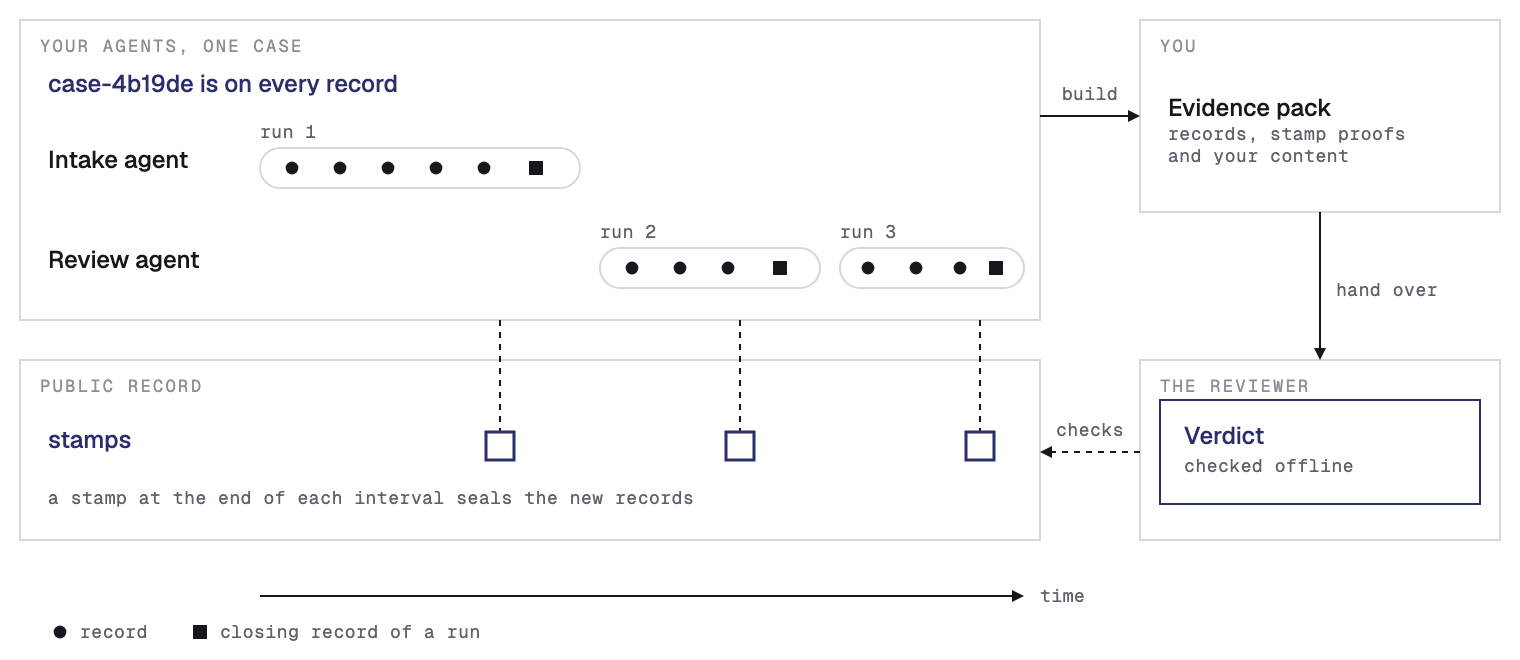

Write Python code to recreate this figure.
"""Writes case-life.svg and case-life-dark.svg. Run: python3 case-life.py"""
import os
from lib import D

ARIA = ("The life of one case. Two agents work on one case over time. Every record in their three runs "
        "carries the case ID. A run ends with a closing record. At the end of each interval, Sanning "
        "seals the new records into a stamp on the public record. You build one evidence pack for the "
        "case, from the records and your own content. The reviewer checks the pack offline, against the "
        "stamps on the public record, and reads the verdict.")


def pill(d, x1, x2, y, label):
    d.text(x1, y - 15, label)
    d.add(f'<rect x="{x1}" y="{y - 10}" width="{x2 - x1}" height="20" rx="10" fill="none" '
          f'stroke="{d.t["hair"]}" stroke-width="1"/>')


def square(d, x, y, fill=None):
    fill = fill or d.t["ink"]
    d.add(f'<rect x="{x - 3.5}" y="{y - 3.5}" width="7" height="7" fill="{fill}"/>')


def run(d, x1, x2, y, label, dots, close_x):
    pill(d, x1, x2, y, label)
    for x in dots:
        d.dot(x, y)
    square(d, close_x, y)


def build(dark=False):
    d = D(760, 330, ARIA, dark)

    d.zone(10, 10, 510, 150, "Your agents, one case")
    d.text(24, 46, "case-4b19de is on every record", 'acc')
    d.text(24, 84, "Intake agent", 'lbl')
    d.text(24, 134, "Review agent", 'lbl')
    run(d, 130, 290, 84, "run 1", [146, 170, 194, 218, 242], 268)
    run(d, 300, 410, 134, "run 2", [316, 340, 364], 390)
    run(d, 420, 512, 134, "run 3", [434, 458, 480], 498)

    d.zone(10, 180, 510, 90, "Public record")
    for x in (250, 370, 490):
        d.line(x, 160, x, 216, dashed=True)
        d.add(f'<rect x="{x - 7}" y="216" width="14" height="14" fill="none" stroke="{d.t["accent"]}" stroke-width="1.5"/>')
    d.text(24, 224, "stamps", 'acc')
    d.text(24, 252, "a stamp at the end of each interval seals the new records")

    d.arrow([(130, 298), (512, 298)])
    d.text(520, 301, "time")
    d.dot(30, 316, 3.2)
    d.text(40, 319, "record")
    square(d, 100, 316)
    d.text(110, 319, "closing record of a run")

    d.zone(570, 10, 180, 96, "You")
    d.node(584, 58, "Evidence pack", ["records, stamp proofs", "and your content"])
    d.arrow([(520, 58), (570, 58)])
    d.text(545, 50, "build", anchor='middle')

    d.zone(570, 180, 180, 90, "The reviewer")
    d.accent_box(580, 200, 160, 52)
    d.text(592, 222, "Verdict", 'acc')
    d.text(592, 236, "checked offline")
    d.arrow([(660, 106), (660, 180)])
    d.text(668, 148, "hand over")
    d.arrow([(570, 226), (520, 226)], dashed=True)
    d.text(545, 218, "checks", anchor='middle')
    return d


if __name__ == '__main__':
    here = os.path.dirname(os.path.abspath(__file__))
    build().save(f"{here}/case-life.svg")
    build(True).save(f"{here}/case-life-dark.svg")
